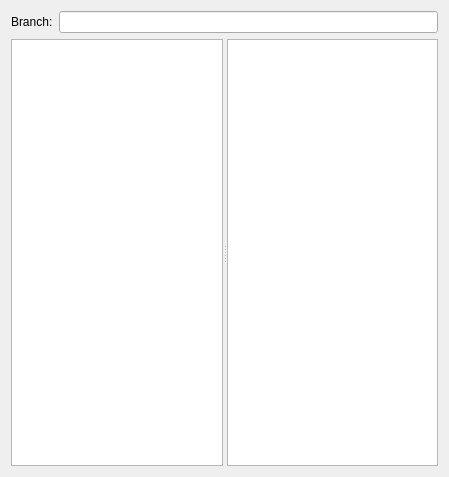
<?xml version="1.0" encoding="UTF-8"?>
<ui version="4.0">
 <class>FilesTreeDialog</class>
 <widget class="QDialog" name="FilesTreeDialog">
  <property name="geometry">
   <rect>
    <x>0</x>
    <y>0</y>
    <width>449</width>
    <height>477</height>
   </rect>
  </property>
  <property name="windowTitle">
   <string>Dialog</string>
  </property>
  <property name="windowIcon">
   <iconset theme="kommit"/>
  </property>
  <layout class="QVBoxLayout" name="verticalLayout">
   <item>
    <layout class="QHBoxLayout" name="horizontalLayout">
     <item>
      <widget class="QLabel" name="label">
       <property name="sizePolicy">
        <sizepolicy hsizetype="Preferred" vsizetype="Maximum">
         <horstretch>0</horstretch>
         <verstretch>0</verstretch>
        </sizepolicy>
       </property>
       <property name="text">
        <string>Branch:</string>
       </property>
      </widget>
     </item>
     <item>
      <widget class="QLineEdit" name="lineEditBranchName">
       <property name="readOnly">
        <bool>true</bool>
       </property>
      </widget>
     </item>
    </layout>
   </item>
   <item>
    <widget class="QSplitter" name="splitter">
     <property name="orientation">
      <enum>Qt::Horizontal</enum>
     </property>
     <property name="childrenCollapsible">
      <bool>false</bool>
     </property>
     <widget class="QTreeView" name="treeView">
      <property name="contextMenuPolicy">
       <enum>Qt::CustomContextMenu</enum>
      </property>
      <property name="rootIsDecorated">
       <bool>false</bool>
      </property>
      <attribute name="headerVisible">
       <bool>false</bool>
      </attribute>
     </widget>
     <widget class="QListWidget" name="listWidget">
      <property name="contextMenuPolicy">
       <enum>Qt::CustomContextMenu</enum>
      </property>
     </widget>
    </widget>
   </item>
  </layout>
 </widget>
 <resources/>
 <connections/>
</ui>
